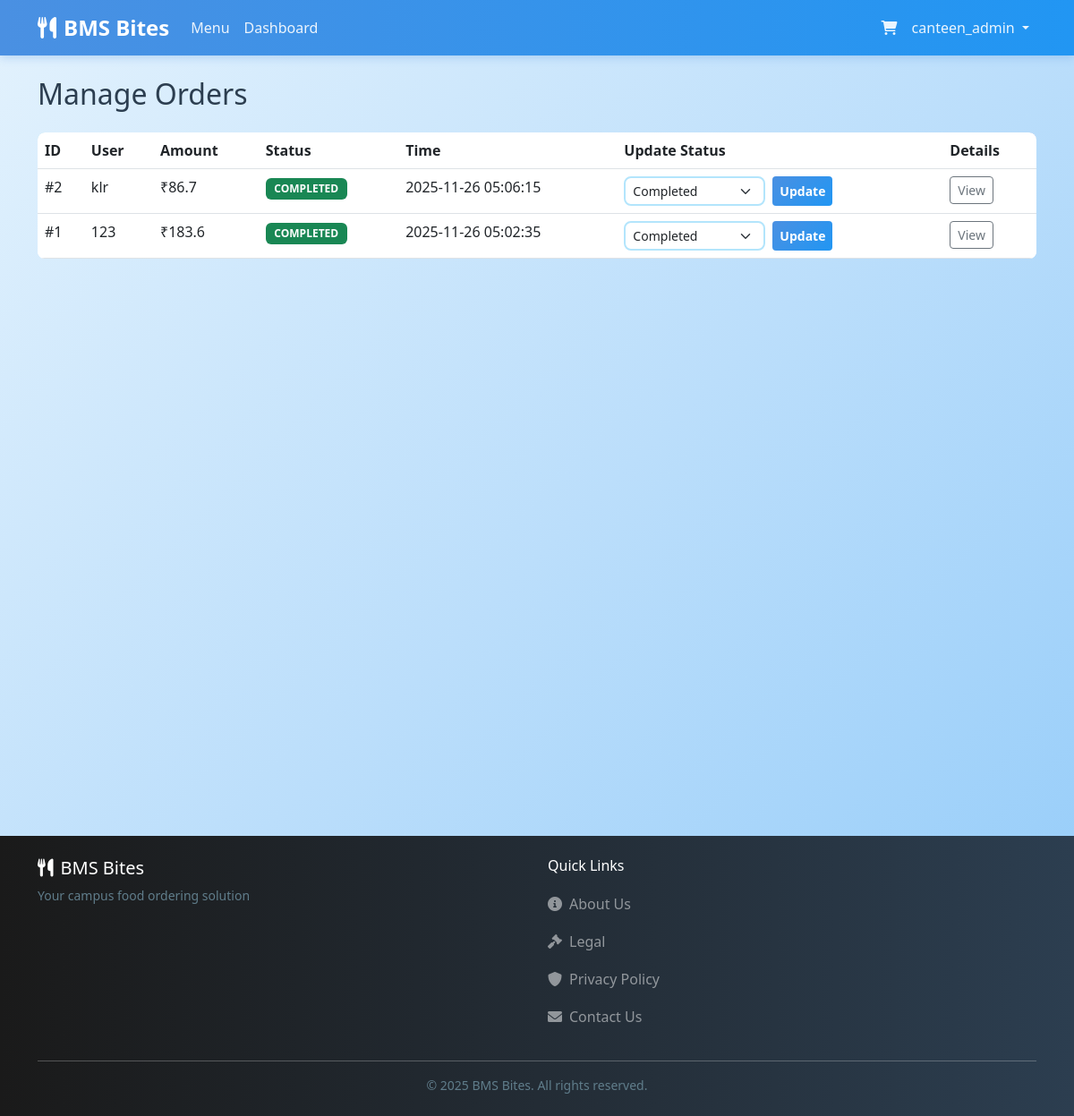
Before: /admin/orders (signed in) with the older database file.
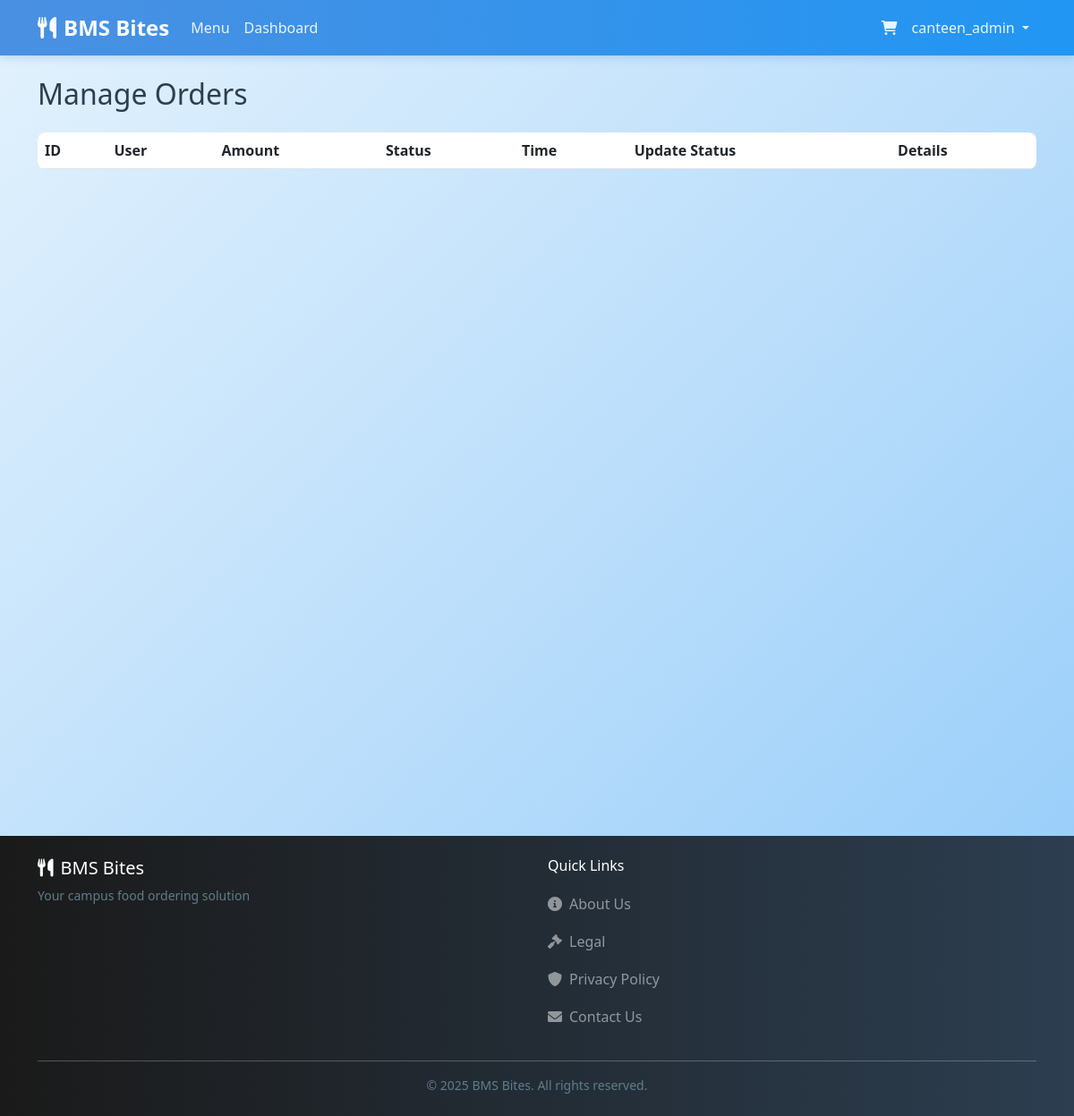
After: the same page with the newer database file.
### tables this page shows
CREATE TABLE orders (
    id INTEGER PRIMARY KEY AUTOINCREMENT,
    user_id INTEGER NOT NULL,
    canteen_id INTEGER NOT NULL,
    total_amount REAL NOT NULL,
    platform_fee REAL DEFAULT 0.0,
    status TEXT NOT NULL DEFAULT 'preparing', -- 'preparing', 'ready', 'completed'
    pickup_time TEXT,
    created_at TIMESTAMP DEFAULT CURRENT_TIMESTAMP,
    FOREIGN KEY (user_id) REFERENCES users (id),
    FOREIGN KEY (canteen_id) REFERENCES canteens (id)
);

CREATE TABLE users (
    id INTEGER PRIMARY KEY AUTOINCREMENT,
    username TEXT UNIQUE NOT NULL,
    password_hash TEXT NOT NULL,
    role TEXT NOT NULL DEFAULT 'customer', -- 'customer' or 'admin'
    created_at TIMESTAMP DEFAULT CURRENT_TIMESTAMP
);

### routes/admin.py (the view)
@admin_bp.route('/orders')
@admin_required
def manage_orders():
    orders = order_mgr.get_all_orders()
    return render_template('manage_orders.html', orders=orders)

### app.py (called while the page is built)
@app.context_processor
def inject_session():
    return dict(session=session)

### routes/admin.py (called while the page is built)
def admin_required(view):
    @functools.wraps(view)
    def wrapped_view(**kwargs):
        if session.get('role') != 'admin':
            flash('Admin access required', 'danger')
            return redirect(url_for('auth.login'))
        return view(**kwargs)
    return wrapped_view

### templates/manage_orders.html (shortened to what this page needs)
{% extends "layout.html" %}
{% block content %}
<h2 class="mb-4">Manage Orders</h2>
<div class="table-responsive">
    <table class="table table-hover">
        <thead>
            <tr>
                <th>ID</th>
                <th>User</th>
                <th>Amount</th>
                <th>Status</th>
                <th>Time</th>
                <th>Update Status</th>
                <th>Details</th>
            </tr>
        </thead>
        <tbody>
            {% for order in orders %}
            <tr>
                <td>#{{ order['id'] }}</td>
                <td>{{ order['username'] }}</td>
                <td>₹{{ order['total_amount'] }}</td>
                <td>
                    <span
                        class="badge bg-{{ 'warning' if order['status'] == 'preparing' else 'info' if order['status'] == 'ready' else 'success' }}">
                        {{ order['status']|upper }}
                    </span>
                </td>
                <td>{{ order['created_at'] }}</td>
                <td>
                    <form action="{{ url_for('admin.update_status', order_id=order['id']) }}" method="POST"
                        class="d-flex gap-2">
                        <select name="status" class="form-select form-select-sm" style="width: auto;">
                            <option value="completed" {% if order['status']=='completed' %}selected{% endif %}>Completed
                            </option>
                        </select>
                        <button type="submit" class="btn btn-sm btn-primary">Update</button>
                    </form>
                </td>
                <td>
                    <a href="{{ url_for('main.order_detail', order_id=order['id']) }}"
                        class="btn btn-sm btn-outline-secondary">View</a>
                </td>
            </tr>
            {% endfor %}
        </tbody>
    </table>
</div>
{% endblock %}

Changed rows visible on the page:
removed orders: id "2", username "klr", total_amount "86.7", status "COMPLETED", created_at "2025-11-26 05:06:15", status "Completed"
removed orders: id "1", username "123", total_amount "183.6", status "COMPLETED", created_at "2025-11-26 05:02:35", status "Completed"
